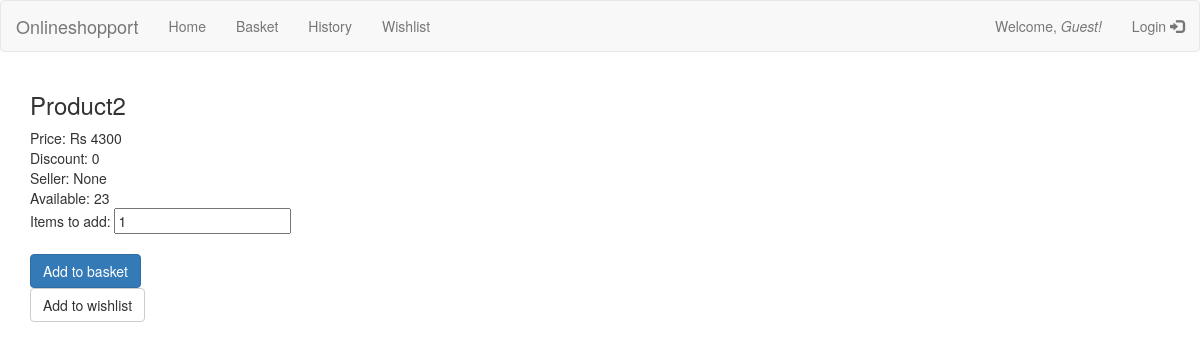
The page /Product2/details/ on the database its author committed.
### osp/models.py (models this page shows, shortened)
class Item(models.Model):
    name = models.CharField(max_length=50)
    cost = models.IntegerField()
    discount = models.SmallIntegerField(default=0)
    available = models.IntegerField(default=1)
    purchase_quantity = models.IntegerField(default=0)
    listed = models.BooleanField(default=True)
    basket = models.ManyToManyField(Basket)
    wishlist = models.ManyToManyField(Wishlist)
    seller = models.CharField(max_length=50, null=True)

### osp/views.py (the view)
# urls.py: url(r'^(?P<prod_name>.+)/details/$', views.detail, name='detail'),
def detail(request, prod_name):
    item = Item.objects.get(name=prod_name, listed=True)
    if request.user.has_perm('osp.change_item') and item.seller == request.user.username:
        edit = True
    else:
        edit = False
    context = {'item': item,
               'edit': edit }
    return render(request, 'osp/detail.html', context)

### osp/templates/osp/detail.html (shortened to what this page needs)
{% extends "osp/base.html" %}
{% block content %}
<h3>{{ item.name }}</h3>
Price: Rs {{ item.cost }}
<br>
Discount: {{ item.discount }}
<br>
Seller: {{ item.seller }}
<br>
Available: {{ item.available }}
{% if not edit %}
<form action="{% url 'osp:add_to_basket' item.name %}" method="post">
Items to add: <input type="number" name="numofitems" id="numofitems" value="1"/>
<br>
<br>
<input type="submit" class="btn btn-primary" value="Add to basket" />
</form>
<form action="{% url 'osp:add_to_wishlist' item.name %}" method="post">
<input type="submit" class="btn btn-default" value="Add to wishlist" />
</form>
{% endif %}
{% endblock %}

### rows shown on the page
Item: name "Product2", cost "4300", discount "0", seller "None", available "23"
